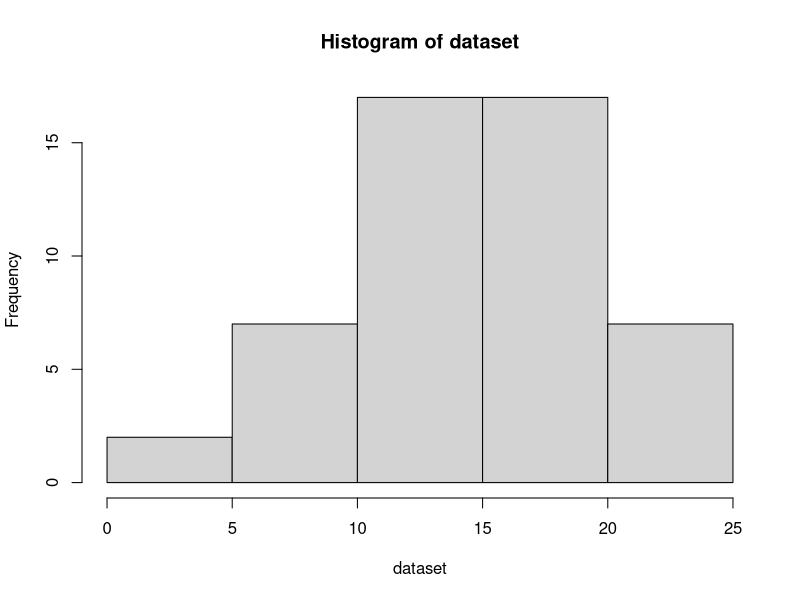
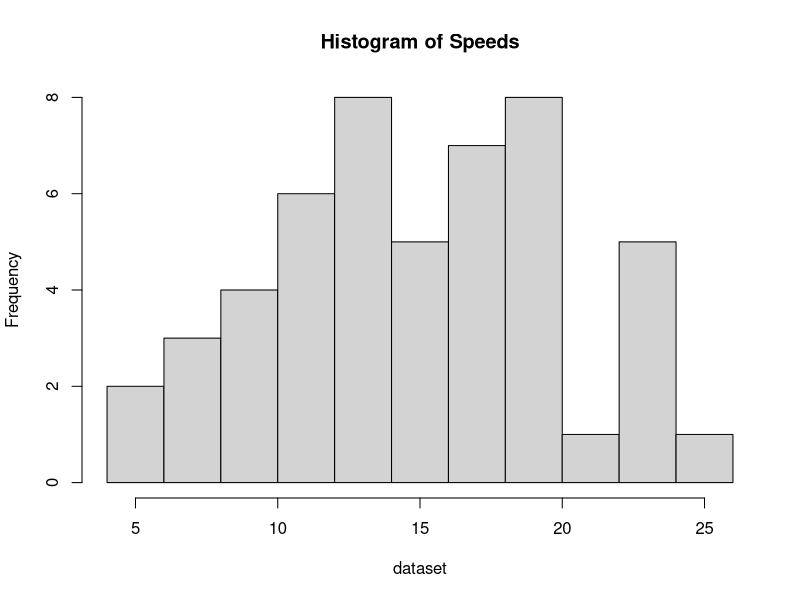
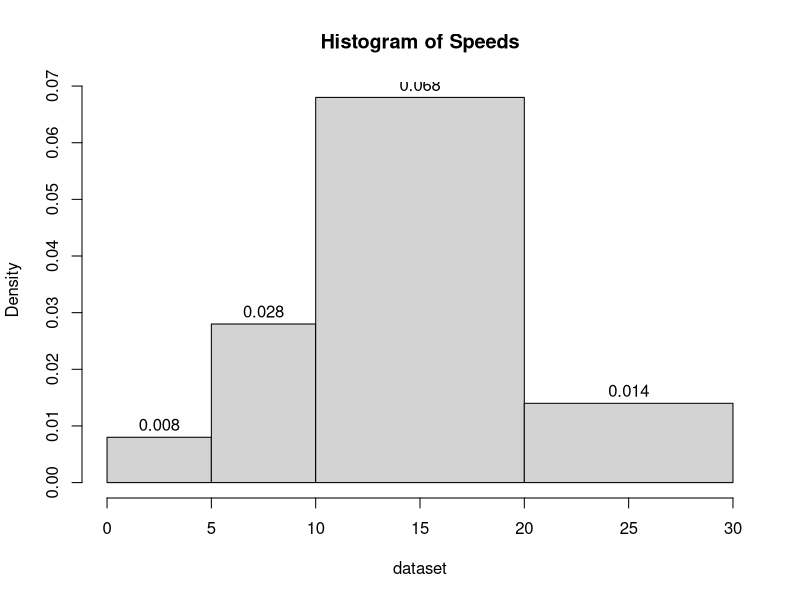
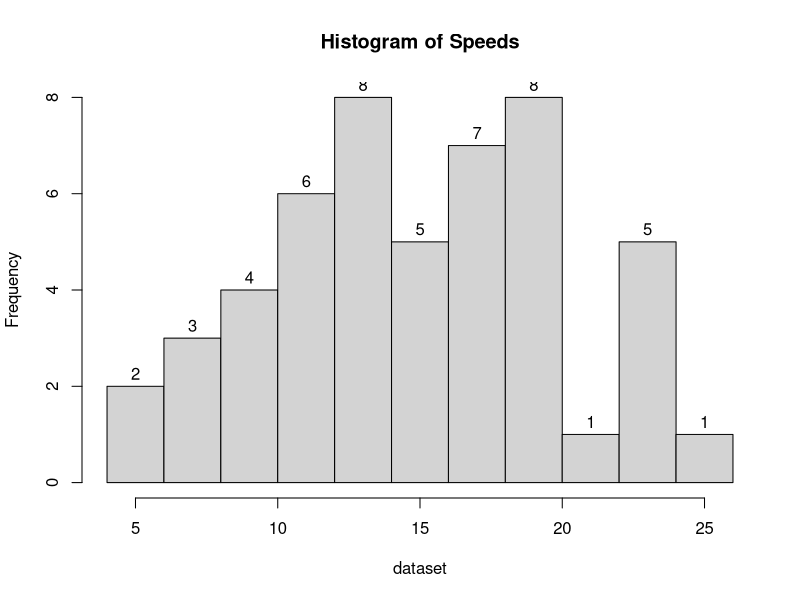
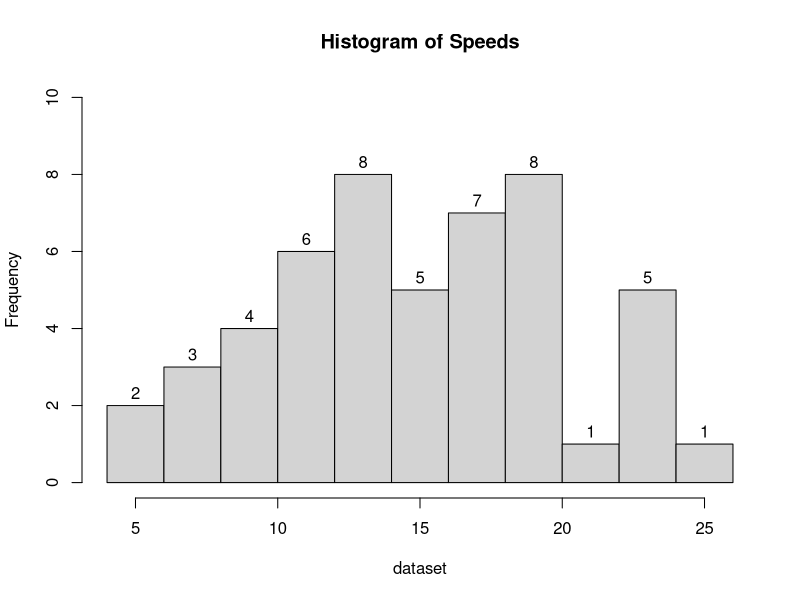
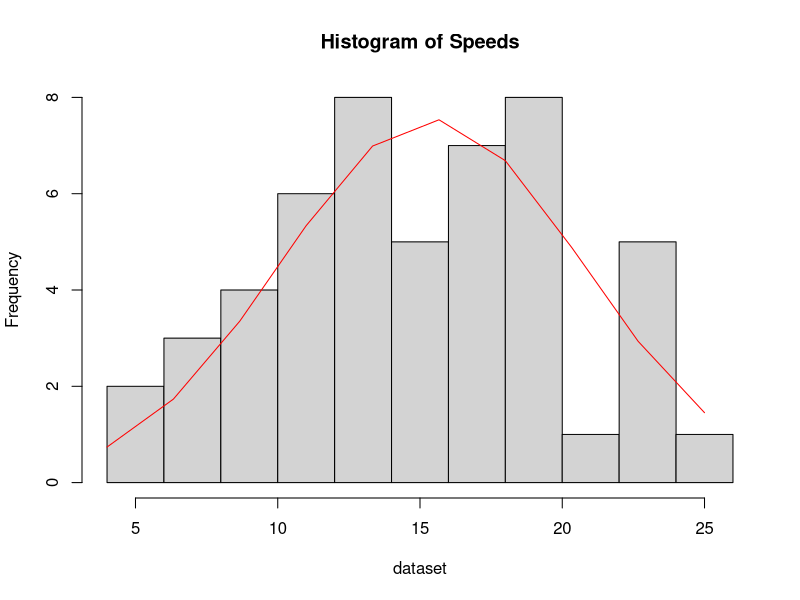

Reproduce these figures in R, in order.
# Histograms 

# Note: If you have problems with accentuation, please refer to this link:
# https://support.rstudio.com/hc/en-us/articles/200532197-Character-Encoding

# Setting up the working directory
setwd("/home/bia/Code/GITHUB_DSA/DSA_Data-Science-Course/1.BigData_RAzure/Ch4")
getwd()

# Setting the Data
?cars
View(cars)
dataset = cars$speed

# Building a histogram
?hist
hist(dataset)


# As stated in the help, the breaks parameter can be any of the following:
# A vector for the breakpoints between the cells in the histogram
# A function to calculate the vector of breakpoints
# A single number that represents the number of cells for the histogram
# A string that names an algorithm to calculate the number of cells 
# A function to calculate the number of cells
hist(dataset, breaks = 10, main = "Histogram of Speeds")
hist(dataset, labels = T, breaks = c(0,5,10,20,30), main = "Histogram of Speeds")
hist(dataset, labels = T, breaks = 10, main = "Histogram of Speeds")
hist(dataset, labels = T, ylim = c(0,10), breaks = 10, main = "Histogram of Speeds")


# Adding lines to the histogram
grafico <- hist(dataset, breaks = 10, main = "Histogram of Speeds")

xaxis = seq(min(dataset), max(dataset), length = 10)
yaxis = dnorm(xaxis, mean = mean(dataset), sd = sd(dataset)) # Calculating the normal distribution
yaxis = yaxis*diff(grafico$mids)*length(dataset) # Different between x and y axis

lines(xaxis, yaxis, col = "red")



